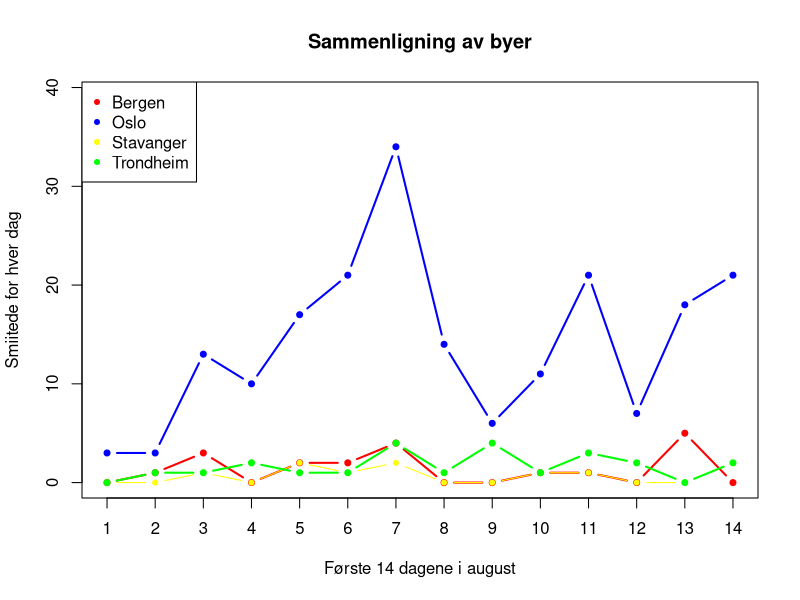

Here is the R script that generated this plot:
# In this script I have made a graph that shows how many people are affected by Covid-19 in different cities in Norway

# Bergen smittede i augugst(Data hentet fra VG)

x1=c(1,2,3,4,5,6,7,8,9,10,11,12,13,14)
s1=c(0,1,3,0,2,2,4,0,0,1,1,0,5,0)

dagerb <- x1

sm <- s1

# Oslo smittede i augugst(Data hentet fra VG)

x2=c(1,2,3,4,5,6,7,8,9,10,11,12,13,14) #(dager)
s2=c(3,3,13,10,17,21,34,14,6,11,21,7,18,21) #(smittede)

so <- s2

# Stavanger smittede i augugst(Data hentet fra VG)

x3=c(1,2,3,4,5,6,7,8,9,10,11,12,13,14) #(dager)
s3=c(0,0,1,0,2,1,2,0,0,1,1,0,0,2) #(smittede)

ss <- s3


# Trondheim smittede i augugst #(Data hentet fra VG)

h=c(-3,-3,-3,-4,-5,-6,-7,-8,-9,-10,-11,-12,-13,-14) #(dager)
s3=c(0,1,1,2,1,1,4,1,4,1,3,2,0,2) #(smittede)

dagb <- h

st <- s3

# Linjediagram for alle overnevnte byer


plot(dagb,type = "o", lwd=2,
     xaxt="n",ylim =c(0,39),col="black",
     xlab = "Første 14 dagene i august",
     ylab = "Smiitede for hver dag",
     main = "Sammenligning av byer")
axis(1,at=1: length(dagerb), labels = dagerb)
lines(sm,col="red",type ="b",lwd=2,pch = c(20))
lines(so,col="blue",type ="b",lwd=2,pch = c(20))
lines(ss,col="yellow",type ="b",lwd=1,pch = c(20))
lines(st,col="green",type ="b",lwd=2,pch = c(20))

legend("topleft",
       legend = c("Bergen","Oslo","Stavanger","Trondheim"),
       col = c("red","blue","yellow","green"),
       pch = c(20)
      )

